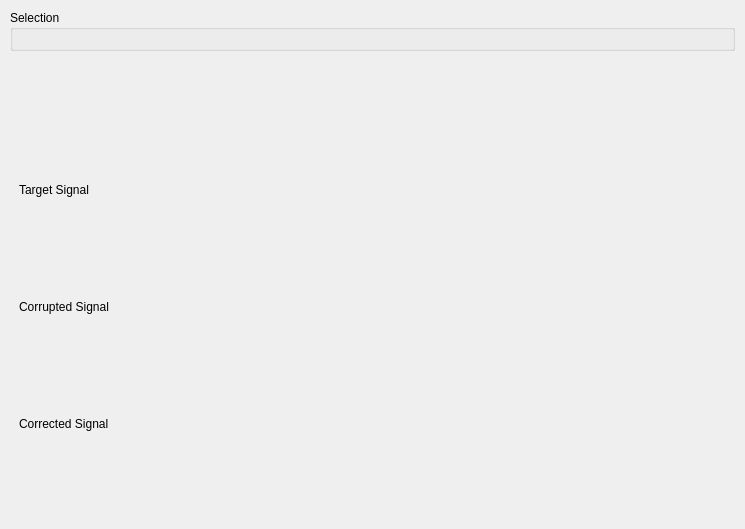
<?xml version="1.0" encoding="UTF-8"?>
<ui version="4.0">
 <class>ViWaveAnalysisWidget</class>
 <widget class="QWidget" name="ViWaveAnalysisWidget">
  <property name="geometry">
   <rect>
    <x>0</x>
    <y>0</y>
    <width>745</width>
    <height>529</height>
   </rect>
  </property>
  <property name="maximumSize">
   <size>
    <width>16777215</width>
    <height>16777215</height>
   </size>
  </property>
  <property name="windowTitle">
   <string>Form</string>
  </property>
  <property name="styleSheet">
   <string/>
  </property>
  <layout class="QGridLayout" name="gridLayout">
   <property name="margin">
    <number>10</number>
   </property>
   <item row="0" column="0">
    <widget class="QGroupBox" name="groupBox">
     <property name="title">
      <string>Selection</string>
     </property>
     <layout class="QGridLayout" name="gridLayout_2">
      <item row="2" column="0">
       <widget class="ViProjectLoader" name="projectLoader" native="true">
        <property name="styleSheet">
         <string notr="true"/>
        </property>
       </widget>
      </item>
     </layout>
    </widget>
   </item>
   <item row="2" column="0">
    <widget class="QWidget" name="targetContainer" native="true">
     <layout class="QGridLayout" name="gridLayout_6">
      <item row="2" column="0">
       <spacer name="horizontalSpacer">
        <property name="orientation">
         <enum>Qt::Horizontal</enum>
        </property>
        <property name="sizeHint" stdset="0">
         <size>
          <width>40</width>
          <height>0</height>
         </size>
        </property>
       </spacer>
      </item>
      <item row="1" column="0">
       <widget class="ViWaveWidget" name="targetWaveForm" native="true">
        <zorder>groupBox</zorder>
       </widget>
      </item>
      <item row="0" column="0">
       <widget class="QLabel" name="targetLabel">
        <property name="text">
         <string>Target Signal</string>
        </property>
       </widget>
      </item>
      <item row="1" column="1">
       <spacer name="verticalSpacer">
        <property name="orientation">
         <enum>Qt::Vertical</enum>
        </property>
        <property name="sizeHint" stdset="0">
         <size>
          <width>0</width>
          <height>40</height>
         </size>
        </property>
       </spacer>
      </item>
     </layout>
    </widget>
   </item>
   <item row="4" column="0">
    <widget class="QWidget" name="correctedContainer" native="true">
     <layout class="QGridLayout" name="gridLayout_5">
      <item row="2" column="1">
       <spacer name="verticalSpacer_2">
        <property name="orientation">
         <enum>Qt::Vertical</enum>
        </property>
        <property name="sizeHint" stdset="0">
         <size>
          <width>0</width>
          <height>40</height>
         </size>
        </property>
       </spacer>
      </item>
      <item row="3" column="0">
       <spacer name="horizontalSpacer_3">
        <property name="orientation">
         <enum>Qt::Horizontal</enum>
        </property>
        <property name="sizeHint" stdset="0">
         <size>
          <width>40</width>
          <height>0</height>
         </size>
        </property>
       </spacer>
      </item>
      <item row="0" column="0" colspan="2">
       <widget class="QLabel" name="correctedLabel">
        <property name="text">
         <string>Corrected Signal</string>
        </property>
       </widget>
      </item>
      <item row="1" column="0">
       <widget class="ViWaveWidget" name="correctedWaveForm" native="true"/>
      </item>
     </layout>
    </widget>
   </item>
   <item row="3" column="0">
    <widget class="QWidget" name="corruptedContainer" native="true">
     <layout class="QGridLayout" name="gridLayout_4">
      <item row="0" column="0" colspan="2">
       <widget class="QLabel" name="corruptedLabel">
        <property name="text">
         <string>Corrupted Signal</string>
        </property>
       </widget>
      </item>
      <item row="1" column="1">
       <spacer name="verticalSpacer_3">
        <property name="orientation">
         <enum>Qt::Vertical</enum>
        </property>
        <property name="sizeHint" stdset="0">
         <size>
          <width>0</width>
          <height>40</height>
         </size>
        </property>
       </spacer>
      </item>
      <item row="1" column="0">
       <widget class="ViWaveWidget" name="corruptedWaveForm" native="true">
        <zorder>targetContainer</zorder>
       </widget>
      </item>
      <item row="2" column="0">
       <spacer name="horizontalSpacer_2">
        <property name="orientation">
         <enum>Qt::Horizontal</enum>
        </property>
        <property name="sizeHint" stdset="0">
         <size>
          <width>40</width>
          <height>0</height>
         </size>
        </property>
       </spacer>
      </item>
     </layout>
    </widget>
   </item>
   <item row="1" column="0">
    <widget class="QWidget" name="expander" native="true">
     <layout class="QGridLayout" name="gridLayout_3">
      <property name="margin">
       <number>0</number>
      </property>
      <item row="0" column="0">
       <spacer name="verticalSpacer_4">
        <property name="orientation">
         <enum>Qt::Vertical</enum>
        </property>
        <property name="sizeHint" stdset="0">
         <size>
          <width>20</width>
          <height>40</height>
         </size>
        </property>
       </spacer>
      </item>
     </layout>
    </widget>
   </item>
  </layout>
 </widget>
 <customwidgets>
  <customwidget>
   <class>ViWaveWidget</class>
   <extends>QWidget</extends>
   <header>viwavewidget.h</header>
   <container>1</container>
  </customwidget>
  <customwidget>
   <class>ViProjectLoader</class>
   <extends>QWidget</extends>
   <header>viprojectloader.h</header>
   <container>1</container>
  </customwidget>
 </customwidgets>
 <resources/>
 <connections/>
</ui>
